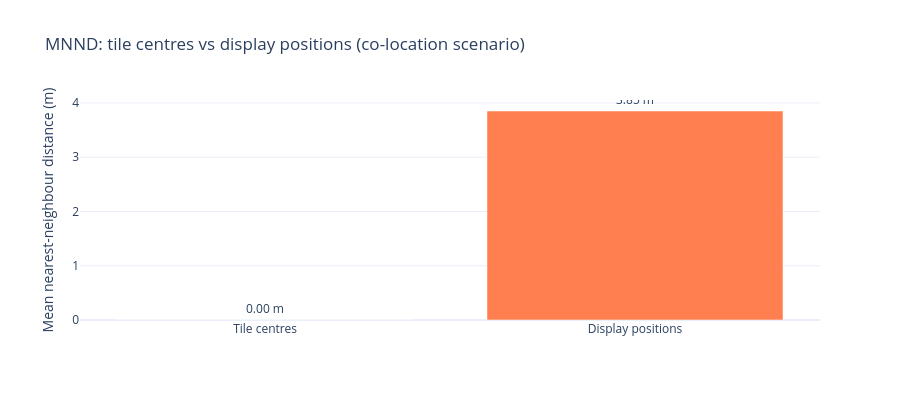

Notebook code for this chart:
### Markdown cell above
### MNND — Mean Nearest-Neighbour Distance

For 300 records at the **same** tile centre, `mnnd(tile_centers) ≈ 0`.  
The display MNND is therefore pure jitter diversity: the average gap between neighbouring display pins.  
A larger MNND means pins are more spread out → harder to fingerprint co-located records.

### Code cell
mnnd_tile = mnnd(tile_centers)
mnnd_disp = mnnd(display_coords)

fig = go.Figure(go.Bar(
    x=['Tile centres', 'Display positions'],
    y=[mnnd_tile, mnnd_disp],
    marker_color=['steelblue', 'coral'],
    text=[f'{mnnd_tile:.2f} m', f'{mnnd_disp:.2f} m'],
    textposition='outside',
))
fig.update_layout(
    title='MNND: tile centres vs display positions (co-location scenario)',
    yaxis_title='Mean nearest-neighbour distance (m)',
    template='plotly_white', height=400,
)
fig.show()
print(f'MNND (tile centres): {mnnd_tile:.2f} m')
print(f'MNND (display):      {mnnd_disp:.2f} m  ← jitter diversity')

### Figure 1 — Plotly figure (JSON) as saved in the notebook; plotly's stock layout.template omitted (floating-point values rounded to 4 significant figures)
{"data": [{"marker": {"color": ["steelblue", "coral"]}, "text": ["0.00 m", "3.85 m"], "textposition": "outside", "type": "bar", "x": ["Tile centres", "Display positions"], "y": [0.0, 3.852]}], "layout": {"height": 400, "title": {"text": "MNND: tile centres vs display positions (co-location scenario)"}, "yaxis": {"title": {"text": "Mean nearest-neighbour distance (m)"}}}}
